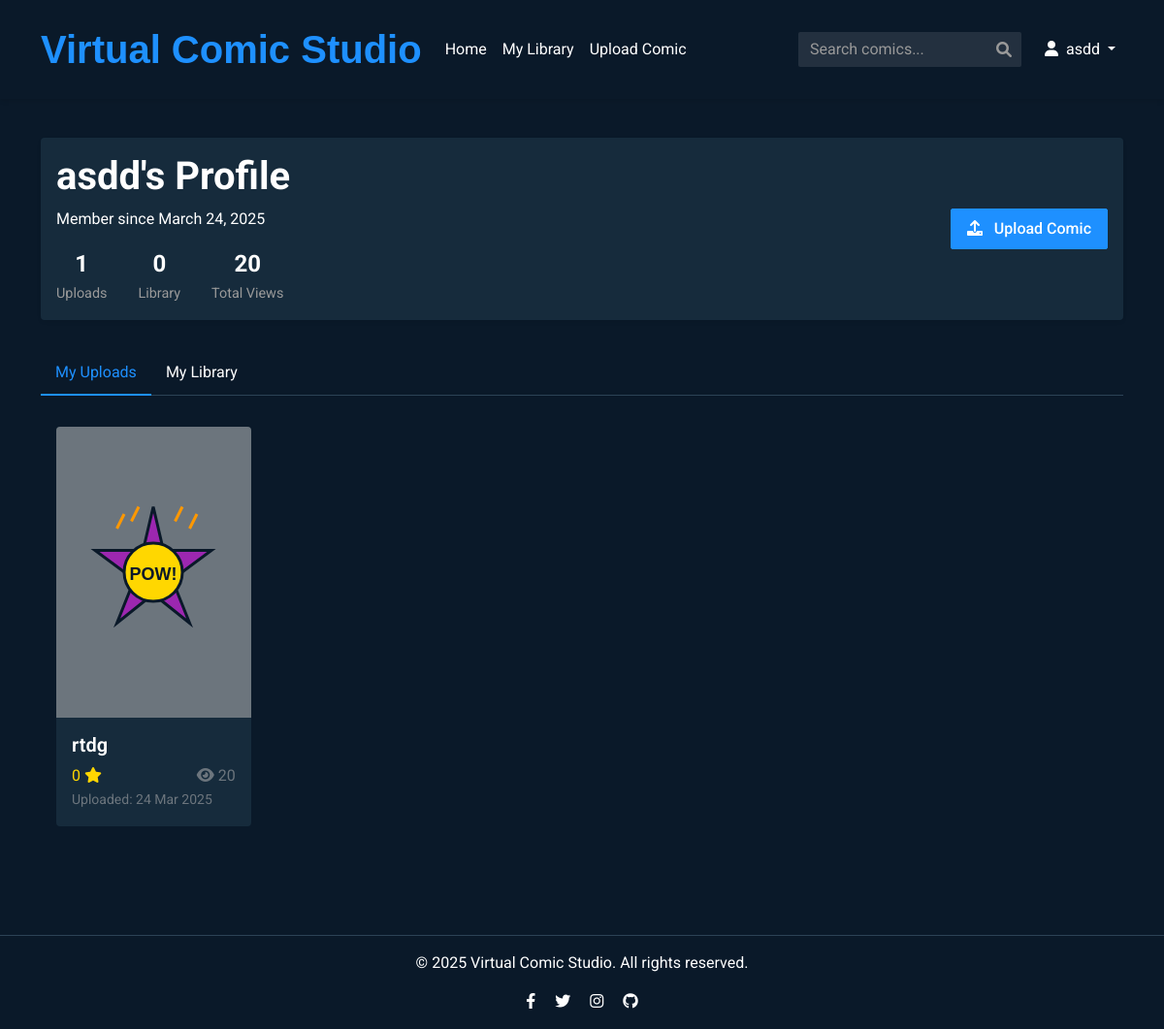
The app's page /profile (signed in), older data.
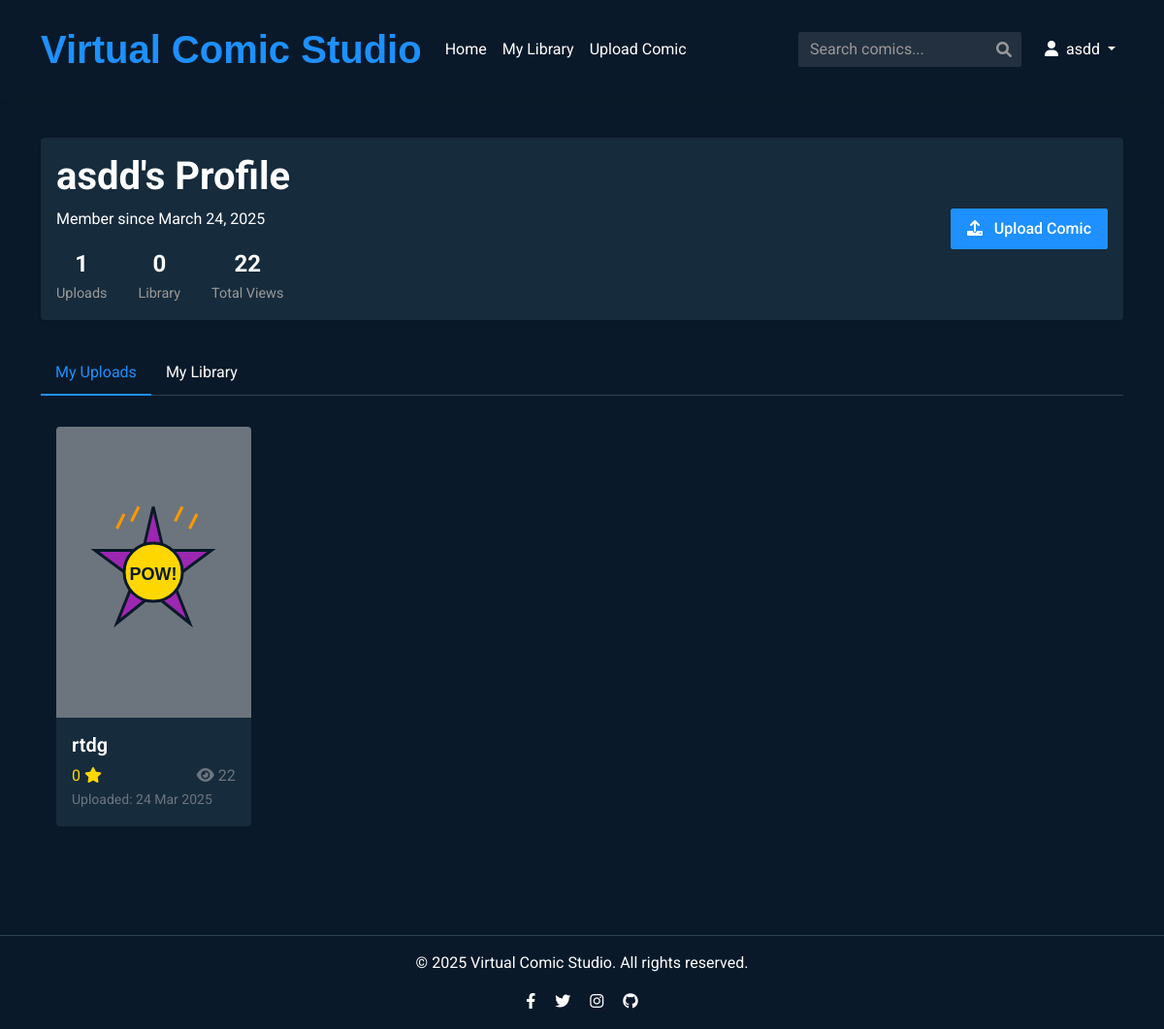
The same page, newer data.
### models.py (models this page shows, shortened)
class Comic(db.Model):
    id = db.Column(db.Integer, primary_key=True)
    title = db.Column(db.String(100), nullable=False)
    description = db.Column(db.Text, nullable=False)
    filename = db.Column(db.String(255), nullable=False, unique=True)
    owner_id = db.Column(db.Integer, db.ForeignKey('user.id'), nullable=False)
    upload_date = db.Column(db.DateTime, default=datetime.datetime.utcnow)
    views = db.Column(db.Integer, default=0)
    logo_id = db.Column(db.Integer, default=1) # Logo ID (1-5)
    reviews = db.relationship('Review', backref='comic', lazy='dynamic', cascade='all, delete-orphan')
    def get_average_rating(self):
        reviews = self.reviews.all()
        if not reviews:
            return 0
        return sum(review.rating for review in reviews) / len(reviews)

### routes.py (the view)
@app.route('/profile')
@login_required
def profile():
    user_comics = Comic.query.filter_by(owner_id=current_user.id).all()
    total_views = sum(comic.views for comic in user_comics)
    return render_template('profile.html', user=current_user, comics=user_comics,Comic = Comic,total_views = total_views)

### app.py (called while the page is built)
@login_manager.user_loader
def load_user(user_id):
    return User.query.get(int(user_id))

### models.py (called while the page is built)
    @property
    def library(self):
        return [comic.id for comic in self.library_comics]

### templates/profile.html (shortened to what this page needs)
{% extends "layout.html" %}  {% block content %}
<div class="profile-header shadow-sm rounded-sm">
  <div class="row align-items-center">
    <div class="col-md-8">
      <h1>{{ user.username }}'s Profile</h1>
      <p>Member since {{ user.created_at.strftime('%B %d, %Y') }}</p>
      <div class="profile-stats">
        <div class="profile-stat">
          <span class="profile-stat-value">{{ comics|length }}</span>
          <span class="profile-stat-label">Uploads</span>
        </div>
        <div class="profile-stat">
          <span class="profile-stat-value">{{ user.library|length }}</span>
          <span class="profile-stat-label">Library</span>
        </div>
        <div class="profile-stat">
          <span class="profile-stat-value">{{ total_views }}</span>
          <span class="profile-stat-label">Total Views</span>
        </div>
      </div>
    </div>
    <div class="col-md-4 text-md-end">
      <a href="{{ url_for('upload_comic') }}" class="btn btn-primary">
        <i class="fas fa-upload me-2"></i> Upload Comic
      </a>
    </div>
  </div>
</div>
<ul class="nav nav-tabs" id="profileTabs" role="tablist">
  <li class="nav-item" role="presentation">
    <button
      class="nav-link active"
      id="uploads-tab"
      data-bs-toggle="tab"
      data-bs-target="#uploads"
      type="button"
      role="tab"
    >
      My Uploads
    </button>
  </li>
  <li class="nav-item" role="presentation">
    <button
      class="nav-link"
      id="library-tab"
      data-bs-toggle="tab"
      data-bs-target="#library"
      type="button"
      role="tab"
    >
      My Library
    </button>
  </li>
</ul>
<div class="tab-content" id="profileTabsContent">
  <div class="tab-pane fade show active" id="uploads" role="tabpanel">
    {% if comics|length > 0 %}
    <div class="comics-grid">
      {% for comic in comics %}
      <div class="comic-card">
        <a href="{{ url_for('comic_details', comic_id=comic.id) }}">
          <div class="card">
            <div
              class="card-img-container bg-secondary d-flex align-items-center justify-content-center"
            >
              <img
                src="{{ url_for('static', filename='images/logo' + (comic.logo_id|string if comic.logo_id else '1') + '.svg') }}"
                alt="{{ comic.title }}"
                class="comic-logo-display"
              />
            </div>
            <div class="card-body">
              <h5 class="card-title">{{ comic.title }}</h5>
              <div class="d-flex justify-content-between align-items-center">
                <div class="comic-rating">
                  {% set rating = comic.get_average_rating()|round(1) %}
                  <span>{{ rating }}</span>
                  <i class="fas fa-star"></i>
                </div>
                <span class="text-muted">
                  <i class="fas fa-eye me-1"></i>{{ comic.views }}
                </span>
              </div>
              <small class="text-muted"
                >Uploaded: {{ comic.upload_date.strftime('%d %b %Y') }}</small
              >
            </div>
          </div>
        </a>
      </div>
      {% endfor %}
    </div>
    {% endif %}
  </div>
</div>
{% endblock %}

Row changes from the older to the newer data that the page shows:
changed Comic "rtdg": views "20" → "22"
Text that changed along with them:
{{ total_views }}: "20" → "22"
